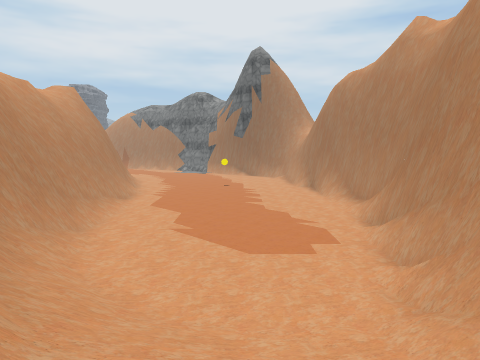
view 1 (above)

24 first-person views from a walk through a scene from a Unity 3-D project. The camera is 1.5 m above the floor, tilts 6° down and sees 70° across. The floor is counted in squares, 2 m on a side. Each view is taken from the middle of a square. On the plan, view 1 faces up. The plan holds only what a view shows up to about 11 squares ahead; the rest is blank. The place goes on beyond the plan. The player is left out. Some surface patterns are stand-ins.

view 2
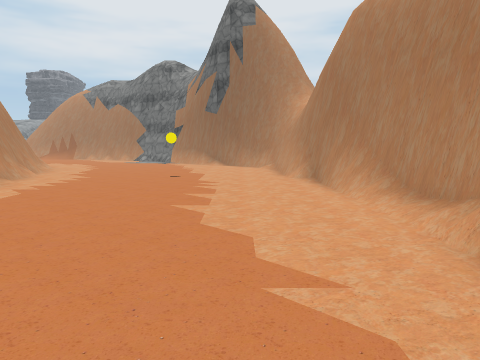

view 3
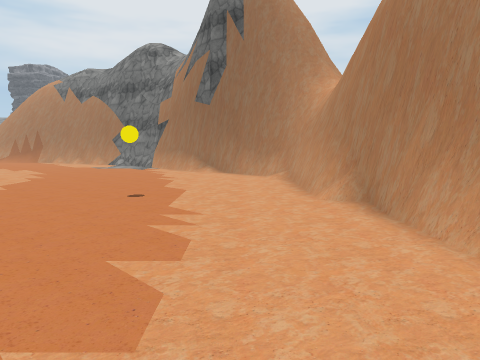

view 4
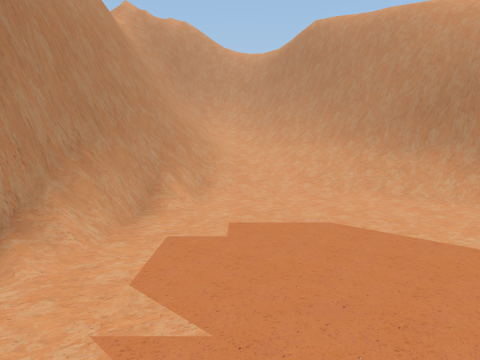

view 5
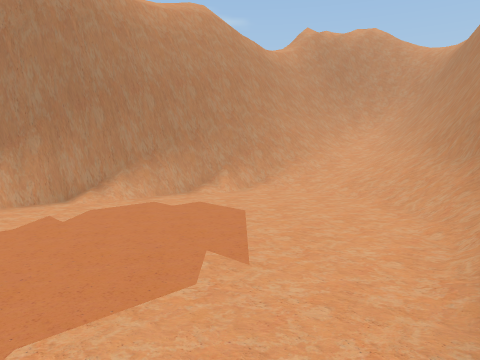

view 6
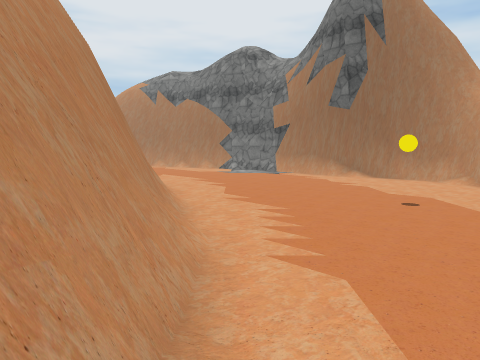

view 7
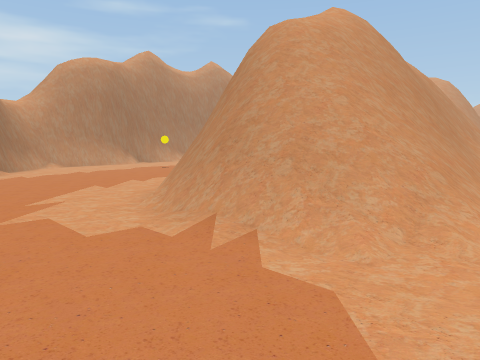

view 8
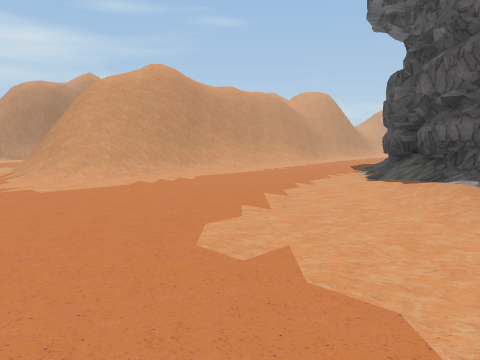

view 9
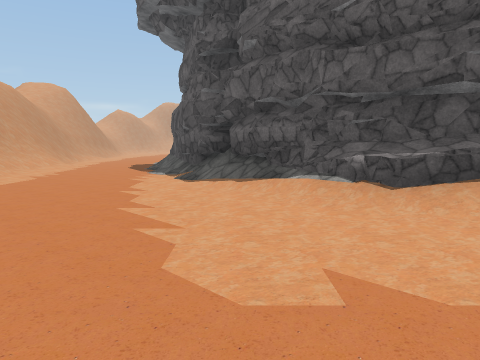

view 10
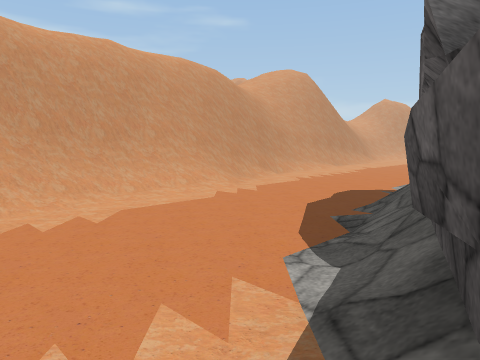

view 11
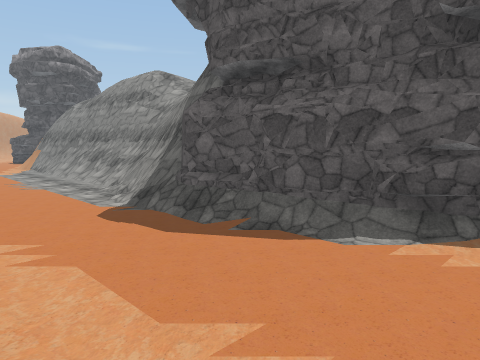

view 12
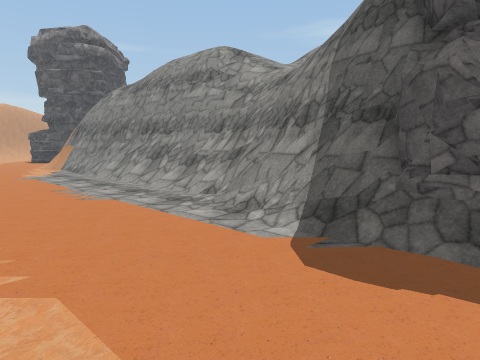

view 13
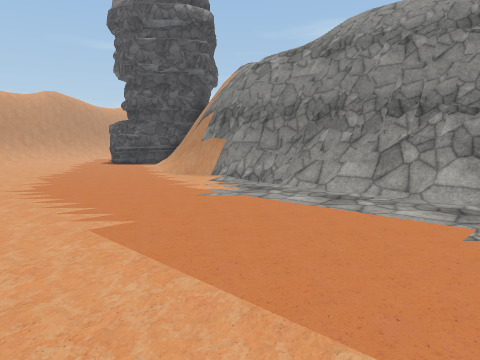

view 14
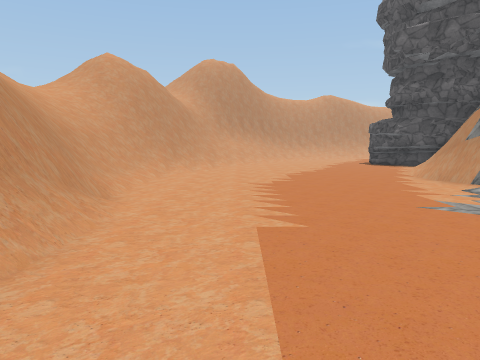

view 15
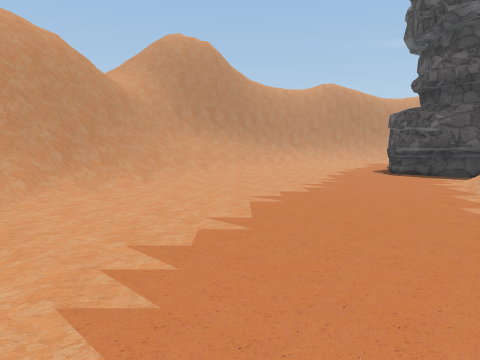

view 16
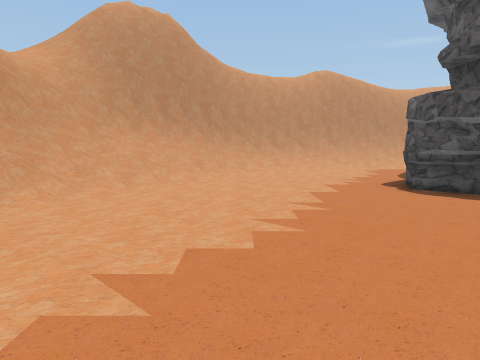

view 17
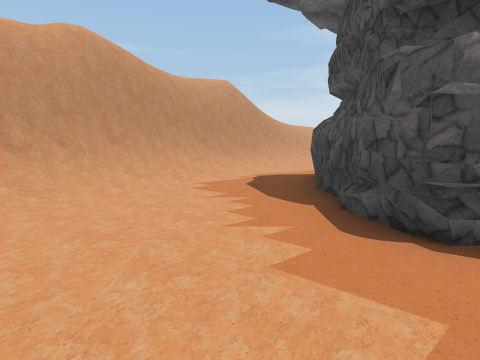

view 18
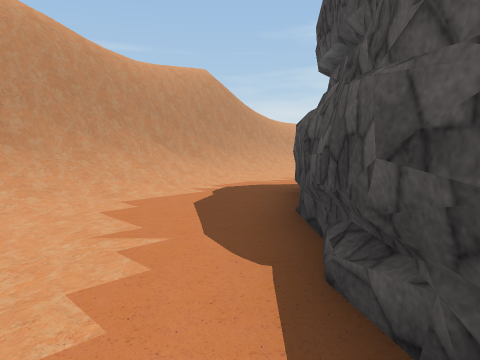

view 19
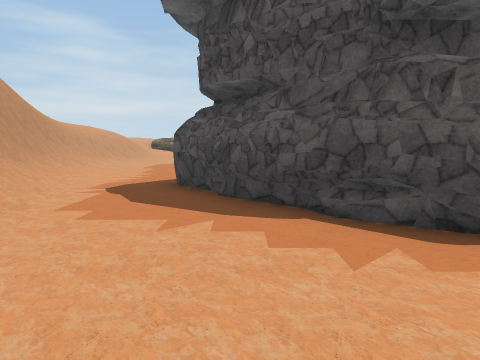

view 20
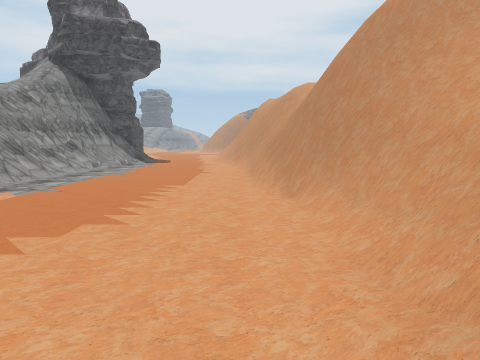

view 21
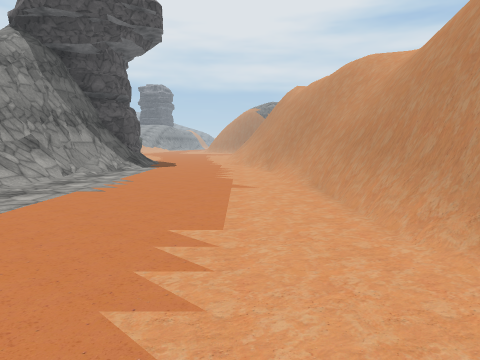

view 22
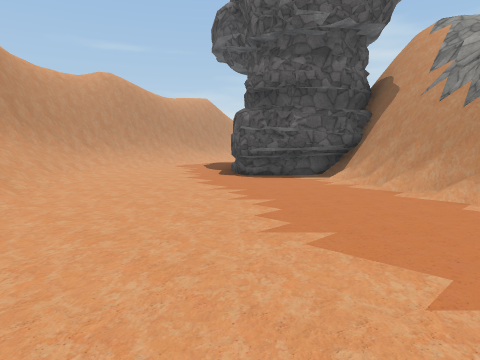

view 23
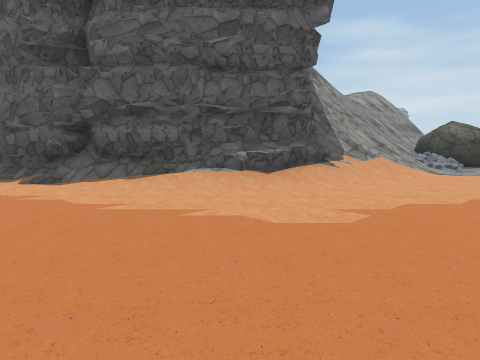

view 24
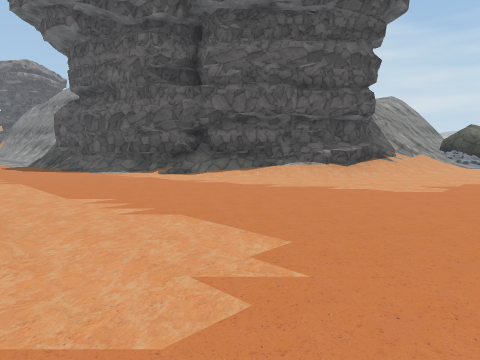

### Floor plan
Key: @ floor where view 1 was taken; # wall or solid block; . main floor; : floor 6 m higher than the main floor; + floor 6.25 m higher than the main floor; * floor 6.75 m higher than the main floor; % floor 7 m higher than the main floor; & floor 9.5 m higher than the main floor; / step, stairs or slope; = window, fence, low wall or low ledge; v drop or lower ground.
Columns run from 22 left of view 1 to 5 right of it. Each row starts with its distance up from view 1.
 19      ...............###
 18   ...................######
 17 ..............=#.......###
 16 ////.........//##.......#v
 15 ////##.......///##......#
 14 ///###/......##//#......##
 13 ##   ##/.....##v/#/......#
 12       ##/..../#v%##......#v
 11        ##..../#v/ #......#v
 10         #..../#v:/#......#
  9         ##.../#v+/#/.....#
  8          #.../#v/v#/.....#
  7          #.../#v//##.....#v
  6       ####....#v/  #.....#v
  5       /###....##/+v#....##v
  4        v#=....##// #/...##v
  3       /v#...../#// ##/..##v
  2      :/##...../#/  v#///##v
  1      //#/......#v  /##//##v
  0      /=#/......#v  /##@/##v
 -1       v##/.....#v/ /v#=/##v
 -2       /##/.....# v  /v#/##vv
 -3       /v#/.....##=/ /v#/#v&
 -4       /v##...../#//   ###
 -5       /v##.....///
 -6        /##.....////
 -7       /v#......////
 -8     //=##......#///
 -9     /v##....../#v//
-10      ###....../#v//
-11        ##....//#/%
-12        ##..../=#/
-13       ##....//=//
-14      ##...../##//
-15     ##...../##v//
-16 .........//##vv//
-17 ......////##vv//
-18 ....///###v//
-19 ///#####v/
-20 ####vv///*
-21 /v///:

Positions as (right, up) in squares from view 1, and headings:
1: (0, 0), facing up
2: (1, 5), facing up
3: (1, 8), facing up
4: (1, 8), facing down
5: (-3, 8), facing down-right
6: (-3, 8), facing up
7: (-10, 19), facing down-right
8: (-17, 19), facing down-right
9: (-15, 19), facing down
10: (-14, 12), facing down-right
11: (-9, 12), facing down-left
12: (-9, 8), facing down-left
13: (-8, 1), facing down-left
14: (-9, 1), facing down
15: (-10, -3), facing down
16: (-11, -6), facing down
17: (-11, -11), facing down-left
18: (-13, -12), facing down-left
19: (-11, -14), facing left
20: (-8, -9), facing up
21: (-9, -5), facing up
22: (-8, -6), facing down-left
23: (-12, 19), facing down-left
24: (-9, 19), facing down-left
